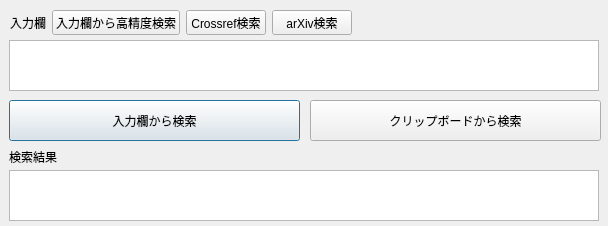
<?xml version="1.0" encoding="UTF-8"?>
<ui version="4.0">
 <class>Widget</class>
 <widget class="QWidget" name="Widget">
  <property name="geometry">
   <rect>
    <x>0</x>
    <y>0</y>
    <width>608</width>
    <height>226</height>
   </rect>
  </property>
  <property name="windowTitle">
   <string>Widget</string>
  </property>
  <widget class="QPlainTextEdit" name="plainTextEdit">
   <property name="geometry">
    <rect>
     <x>9</x>
     <y>40</y>
     <width>590</width>
     <height>51</height>
    </rect>
   </property>
   <property name="minimumSize">
    <size>
     <width>590</width>
     <height>0</height>
    </size>
   </property>
   <property name="baseSize">
    <size>
     <width>590</width>
     <height>40</height>
    </size>
   </property>
  </widget>
  <widget class="QPushButton" name="pushButton_3">
   <property name="geometry">
    <rect>
     <x>9</x>
     <y>100</y>
     <width>291</width>
     <height>41</height>
    </rect>
   </property>
   <property name="text">
    <string>入力欄から検索</string>
   </property>
   <property name="default">
    <bool>true</bool>
   </property>
  </widget>
  <widget class="QPushButton" name="pushButton_4">
   <property name="geometry">
    <rect>
     <x>310</x>
     <y>100</y>
     <width>291</width>
     <height>41</height>
    </rect>
   </property>
   <property name="baseSize">
    <size>
     <width>18</width>
     <height>5</height>
    </size>
   </property>
   <property name="text">
    <string>クリップボードから検索</string>
   </property>
  </widget>
  <widget class="QPlainTextEdit" name="plainTextEdit_2">
   <property name="geometry">
    <rect>
     <x>9</x>
     <y>170</y>
     <width>590</width>
     <height>51</height>
    </rect>
   </property>
  </widget>
  <widget class="QWidget" name="layoutWidget">
   <property name="geometry">
    <rect>
     <x>9</x>
     <y>146</y>
     <width>591</width>
     <height>22</height>
    </rect>
   </property>
   <layout class="QHBoxLayout" name="horizontalLayout_2">
    <item>
     <widget class="QLabel" name="label_2">
      <property name="text">
       <string>検索結果</string>
      </property>
      <property name="buddy">
       <cstring>plainTextEdit_2</cstring>
      </property>
     </widget>
    </item>
    <item>
     <spacer name="horizontalSpacer_2">
      <property name="orientation">
       <enum>Qt::Horizontal</enum>
      </property>
      <property name="sizeHint" stdset="0">
       <size>
        <width>238</width>
        <height>20</height>
       </size>
      </property>
     </spacer>
    </item>
   </layout>
  </widget>
  <widget class="QWidget" name="">
   <property name="geometry">
    <rect>
     <x>10</x>
     <y>10</y>
     <width>591</width>
     <height>25</height>
    </rect>
   </property>
   <layout class="QHBoxLayout" name="horizontalLayout">
    <item>
     <widget class="QLabel" name="label">
      <property name="text">
       <string>入力欄</string>
      </property>
      <property name="buddy">
       <cstring>plainTextEdit</cstring>
      </property>
     </widget>
    </item>
    <item>
     <widget class="QPushButton" name="pushButton">
      <property name="text">
       <string>入力欄から高精度検索</string>
      </property>
     </widget>
    </item>
    <item>
     <widget class="QPushButton" name="pushButton_2">
      <property name="text">
       <string>Crossref検索</string>
      </property>
     </widget>
    </item>
    <item>
     <widget class="QPushButton" name="pushButton_5">
      <property name="text">
       <string>arXiv検索</string>
      </property>
     </widget>
    </item>
    <item>
     <spacer name="horizontalSpacer">
      <property name="orientation">
       <enum>Qt::Horizontal</enum>
      </property>
      <property name="sizeHint" stdset="0">
       <size>
        <width>40</width>
        <height>20</height>
       </size>
      </property>
     </spacer>
    </item>
   </layout>
  </widget>
 </widget>
 <resources/>
 <connections/>
</ui>
